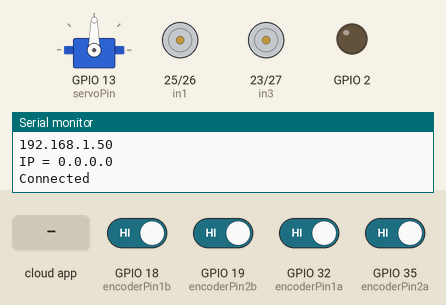
Recording of a sketch running on a simulated ESP32. Parts: servo, motor-driver pin pairs drawn as motors (green arrow = first pin HIGH = forward, orange = second pin HIGH = backward, longer = more drive, scaled by the enable pin), output pins drawn as LEDs (lit = HIGH), the last lines printed to the serial monitor. The inputs (shaded band) are chosen by the test bench; at power-on: GPIO 18 (encoderPin1b), GPIO 19 (encoderPin2b), GPIO 32 (encoderPin1a), GPIO 35 (encoderPin2a) HIGH. WiFi joins after 1.5 s; servers stay silent unless stated; the ROS host is connected and sends only what is stated.

Above: at 3.7 s.
3.8 s: the phone or cloud app sets chatter6 to 0
At 5.3 s:
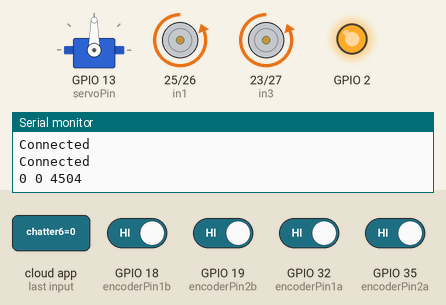
At 11.8 s:
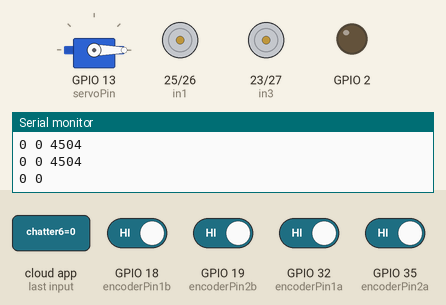
Timing chart, 0 to 20.3 s (numbered marks = the images above; inputs shaded):
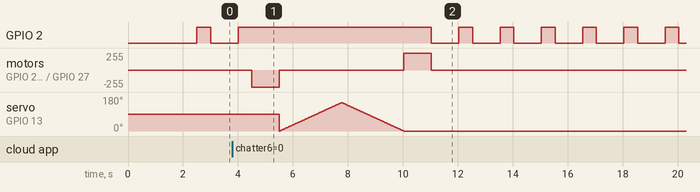

The sketch:

robo4_flipkart.ino
```cpp
/*
 * This is robo 4
 * rosserial Publisher Example
 * Prints "hello world!"
 * This intend to connect to a Wifi Access Point
 * and a rosserial socket server.
 * You can launch the rosserial socket server with
 * roslaunch rosserial_server socket.launch
 * The default port is 11411
 *
 */
#include <WiFi.h>
#define ESP32
#define ROSSERIAL_ARDUINO_TCP


#include <ros.h>
//#include <ArduinoTcpHardware.h>

#include <std_msgs/String.h>
#include <std_msgs/Empty.h>
#include <string.h>

const char* ssid     = "Winterfell";
const char* password = "01091978";
// Set the rosserial socket server IP address
IPAddress server(192,168,1,11);
// Set the rosserial socket server port
const uint16_t serverPort = 11414;
int flag=0;
int i=1;

#include <ESP32Servo.h>
Servo myservo;  // create servo object to control a servo
// 16 servo objects can be created on the ESP32

int pos = 0;    // variable to store the servo position
// Recommended PWM GPIO pins on the ESP32 include 2,4,12-19,21-23,25-27,32-33
int servoPin = 13;

int enA = 33;
int in1 = 25;
int in2 = 26;

// Motor B

int enB = 12;
int in3 = 23;
int in4 = 27;

// Encoder
int encoderPin1a = 32; //Encoder Output 'A' must connected with intreput pin of arduino.
int encoderPin2a = 35; //Encoder Otput 'B' must connected with intreput pin of arduino.
int encoderPin1b = 18; //Encoder Output 'A' must connected with intreput pin of arduino.
int encoderPin2b = 19; //Encoder Otput 'B' must connected with intreput pin of arduino.

volatile int lastEncoded1 = 0; // Here updated value of encoder store.
volatile long encoderValue1 = 0; // Raw encoder value
unsigned int cur;
volatile int lastEncoded2 = 0; // Here updated value of encoder store.
volatile long encoderValue2 = 0; // Raw encoder value

ros::NodeHandle nh;

void messageCallback( const std_msgs::Empty& dat)
{
  digitalWrite(2, HIGH);
  if(i==1)
  {
  digitalWrite(enA, HIGH);
  digitalWrite(enB, HIGH);
  cur=millis();

    digitalWrite(in1, LOW);
    digitalWrite(in2, HIGH);
    digitalWrite(in3, LOW);
    digitalWrite(in4, HIGH);

    Serial.print(encoderValue1);
    Serial.print(" ");
    Serial.print(encoderValue2);
    Serial.print(" ");
    Serial.println(cur);
  delay(1000);
    digitalWrite(in1, LOW);
    digitalWrite(in2, LOW);
    digitalWrite(in3, LOW);
    digitalWrite(in4, LOW);
    for(pos = 0; pos <= 150; pos += 1) // goes from 0 degrees to 180 degrees
  {                                  // in steps of 1 degree
    myservo.write(pos);              // tell servo to go to position in variable 'pos'
    delay(15);                       // waits 15ms for the servo to reach the position
  }
  for(pos = 150; pos>=0; pos-=1)     // goes from 180 degrees to 0 degrees
  {
    myservo.write(pos);              // tell servo to go to position in variable 'pos'
    delay(15);                       // waits 15ms for the servo to reach the position
  }
  myservo.detach();
    digitalWrite(in1, HIGH);
    digitalWrite(in2, LOW);
    digitalWrite(in3, HIGH);
    digitalWrite(in4, LOW);
    Serial.print(encoderValue1);
    Serial.print(" ");
    Serial.print(encoderValue2);
    Serial.print(" ");
    Serial.println(cur);
  delay(1000);
    digitalWrite(in1, LOW);
    digitalWrite(in2, LOW);
    digitalWrite(in3, LOW);
    digitalWrite(in4, LOW);
    Serial.print(encoderValue1);
    Serial.print(" ");
    Serial.println(encoderValue2);
    flag=1;
    i++;
  }
  digitalWrite(2, LOW);
}


// make subscriber
ros::Subscriber<std_msgs::Empty> sub("chatter6", messageCallback);
// Make a chatter publisher
std_msgs::String str_msg;
ros::Publisher sacchin("chatter7", &str_msg);

// Be polite and say hello
char hello[20] = "robo 3 ready";
char bye[20] = "robo 3 finished";

void setup()
{


  // Use ESP8266 serial to monitor hellothe process
  pinMode(2, OUTPUT);
  Serial.begin(115200);
  Serial.println();
  Serial.print("Connecting to ");
  Serial.println(ssid);
  delay(1000);
  // Connect the ESP8266 the the wifi AP
  WiFi.begin(ssid, password);
  while (WiFi.status() != WL_CONNECTED) {
    delay(500);
    Serial.print(".");
  }
  Serial.println("");
  Serial.println("WiFi connected");
  Serial.println("IP address: ");
  Serial.println(WiFi.localIP());

  // Set the connection to rosserial socket server
  nh.getHardware()->setConnection(server, serverPort);
  nh.initNode();

  // Another way to get IP
  Serial.print("IP = ");
  Serial.println(nh.getHardware()->getLocalIP());

  // Start to be polite
  nh.advertise(sacchin);
  nh.subscribe(sub);

  ESP32PWM::allocateTimer(0);
  ESP32PWM::allocateTimer(1);
  ESP32PWM::allocateTimer(2);
  ESP32PWM::allocateTimer(3);
  myservo.setPeriodHertz(50);    // standard 50 hz servo
  myservo.attach(servoPin, 500, 2400); // attaches the servo on pin 18 to the servo object
  // using default min/max of 1000us and 2000us
  // different servos may require different min/max settings
  // for an accurate 0 to 180 sweep

  pinMode(enA, OUTPUT);
  pinMode(enB, OUTPUT);
  pinMode(in1, OUTPUT);
  pinMode(in2, OUTPUT);
  pinMode(in3, OUTPUT);
  pinMode(in4, OUTPUT);
  pinMode(encoderPin1a, INPUT_PULLUP);
  pinMode(encoderPin2a, INPUT_PULLUP);
  pinMode(encoderPin1b, INPUT_PULLUP);
  pinMode(encoderPin2b, INPUT_PULLUP);

  digitalWrite(encoderPin1a, HIGH); //turn pullup resistor on
  digitalWrite(encoderPin2a, HIGH); //turn pullup resistor on
  digitalWrite(encoderPin1b, HIGH); //turn pullup resistor on
  digitalWrite(encoderPin2b, HIGH); //turn pullup resistor on

  attachInterrupt(digitalPinToInterrupt(encoderPin1a), updateEncoder1, CHANGE);
  attachInterrupt(digitalPinToInterrupt(encoderPin1b), updateEncoder1, CHANGE);
  attachInterrupt(digitalPinToInterrupt(encoderPin2a), updateEncoder2, CHANGE);
  attachInterrupt(digitalPinToInterrupt(encoderPin2b), updateEncoder2, CHANGE);
}

void updateEncoder1(){
  int MSB1 = digitalRead(encoderPin1a); //MSB = most significant bit
  int LSB1 = digitalRead(encoderPin2a); //LSB = least significant bit

  int encoded1 = (MSB1 << 1) |LSB1; //converting the 2 pin value to single number
  int sum1  = (lastEncoded1 << 2) | encoded1; //adding it to the previous encoded value

  if(sum1 == 0b1101 || sum1 == 0b0100 || sum1 == 0b0010 || sum1 == 0b1011) encoderValue1 --;
  if(sum1 == 0b1110 || sum1 == 0b0111 || sum1 == 0b0001 || sum1 == 0b1000) encoderValue1 ++;

  lastEncoded1 = encoded1; //store this value for next time

}

void updateEncoder2(){
  int MSB2 = digitalRead(encoderPin1b); //MSB = most significant bit
  int LSB2 = digitalRead(encoderPin2b); //LSB = least significant bit

  int encoded2 = (MSB2 << 1) |LSB2; //converting the 2 pin value to single number
  int sum2  = (lastEncoded2 << 2) | encoded2; //adding it to the previous encoded value

  if(sum2 == 0b1101 || sum2 == 0b0100 || sum2 == 0b0010 || sum2 == 0b1011) encoderValue2 --;
  if(sum2 == 0b1110 || sum2 == 0b0111 || sum2 == 0b0001 || sum2 == 0b1000) encoderValue2 ++;

  lastEncoded2 = encoded2; //store this value for next time

}


void loop()
{


  if (nh.connected()) {

    Serial.println("Connected");
    // Say hello
    digitalWrite(2, HIGH);
    delay(500);
    if(flag==0)
    {

      str_msg.data = hello;
    }
    else
    {
      str_msg.data = bye;
    }
    sacchin.publish( &str_msg );
    digitalWrite(2, LOW);
  } else {
    delay(500);
    Serial.println("Not Connected");
  }
  nh.spinOnce();
  // Loop exproximativly at 1Hz
  delay(1000);
//  digitalWrite(2, LOW);
}
```

Measured:
- after the input at 3.8 s, motor on GPIO 25 (in1) / GPIO 26 (in2), motor on GPIO 23 (in3) / GPIO 27 (in4): stopped → backward 255/255 after 0.70 s, → stopped 1.0 s later, → forward 255/255 4.5 s later, → stopped 1.0 s later
- by itself, GPIO 2: repeats every 1.5 s: LOW 1.0 s, HIGH 0.50 s
